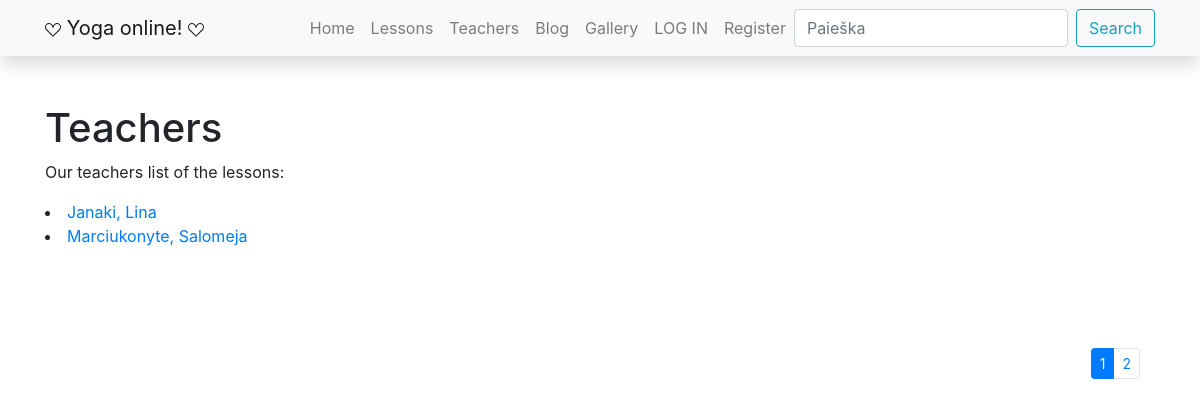
Screenshot of /yoga/teachers/ with the database file from the repository.
### yoga/models.py (models this page shows, shortened)
class Teacher(models.Model):
    first_name = models.CharField('Name', max_length=100)
    last_name = models.CharField('Surname', max_length=100)
    description = HTMLField(default="cia turi buti pamokos aprasymas")
    def display_lessons(self):
        return ', '.join([lesson.title for lesson in self.lessons.all()][:3]) + "..."
    display_lessons.short_description = 'Lessons'
    class Meta:
        ordering = ['last_name', 'first_name']
    def __str__(self):
        return f'{self.last_name}, {self.first_name}'

### yoga/views.py (the view)
# urls.py: path('teachers/', views.teachers, name='teachers'),
def teachers(request):
    paginator = Paginator(Teacher.objects.all(), 2)
    page_number = request.GET.get('page')
    paged_teachers = paginator.get_page(page_number)
    context = {
        'teachers': paged_teachers
    }
    return render(request, 'teachers.html', context=context)

### yoga/templates/teachers.html
{% extends "base.html" %}
{% block content %}
<h1>Teachers</h1>
<p>Our teachers list of the lessons: </p>
{% for teacher_obj in teachers %}
<li><a href="{% url 'teacher-detail' teacher_obj.id  %}">
    {{teacher_obj}} </a></li>
{% endfor %}
<div class="container puslapiai">
    <nav aria-label="...">
        {% if teachers.has_other_pages %}
            <ul class="pagination pagination-sm justify-content-end">
                {% for i in teachers.paginator.page_range %}
                    {% if teachers.number == i %}
                        <li class="page-item active">
                            <a class="page-link">{{ i }}</a>
                        </li>
                    {% else %}
                        <li class="page-item">
                            <a class="page-link" href="?page={{ i }}">{{ i }}</a>
                        </li>
                    {% endif %}
                {% endfor %}
            </ul>
        {% endif %}
    </nav>
</div>
{% endblock %}

### yoga/static/css/styles.css (style rules this page uses)
.puslapiai { margin-top: 100px; float: left; }

### rows the page displays
Teacher: last_name+first_name "Janaki, Lina"
Teacher: last_name+first_name "Marciukonyte, Salomeja"

### other values shown
{{ i }} "1"
{{ i }} "2"
